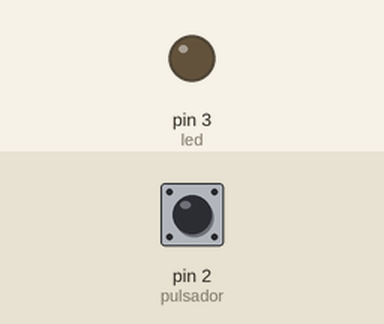
Simulated run of this sketch. Board: Arduino Uno, built with avr-gcc and run on an emulated ATmega328P. Parts: output pins drawn as LEDs (lit = HIGH). The inputs (shaded band) are chosen by the test bench; at power-on: pin 2 (pulsador) LOW.

Above: at 1.2 s.
1.3 s: pin 2 (pulsador) pulled HIGH for 0.15 s
At 1.37 s:
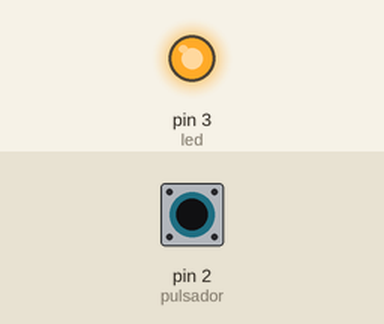
2.9 s: pin 2 (pulsador) pulled HIGH for 3.2 s
At 6.8 s:
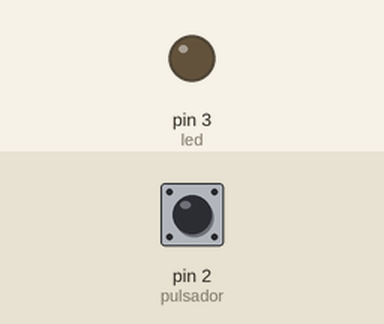
Timing chart, 0 to 8.3 s (numbered marks = the images above; inputs shaded):
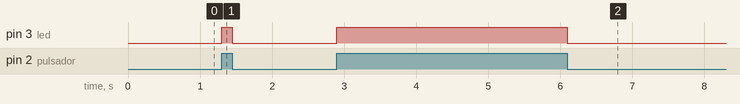

The sketch:

cap3_entradas_salidas.ino
```cpp
/*
  Etradas/Salidas con LED y Pulsador
*/

#define pulsador 2
#define led 3

void setup() {
  Serial.begin(9600);
  pinMode(pulsador, INPUT);
  pinMode(led, OUTPUT);
}

void loop() {
  if (digitalRead(pulsador) == HIGH) {
    digitalWrite(led, HIGH);
  } else {
    digitalWrite(led, LOW);
  }
}
```

Measured:
- after the input at 1.3 s, pin 3 (led): LOW → HIGH at once, → LOW 0.15 s later
- after the input at 2.9 s, pin 3 (led): LOW → HIGH at once, → LOW 3.2 s later
